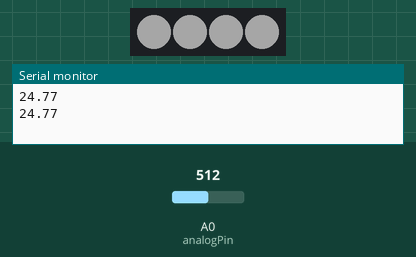
A sketch run on a simulated Arduino Uno, built with avr-gcc and run on an emulated ATmega328P. Parts: 4 RGB LEDs in strip order, left to right, the last lines printed to the serial monitor. The inputs (shaded band) are chosen by the test bench; at power-on: A0 (analogPin) = 512. Dim RGB values are drawn brighter than linear.

Above: at 2.2 s.
2.3 s: A0 (analogPin) set to 248
4.2 s: A0 (analogPin) set to 235
At 6.1 s:
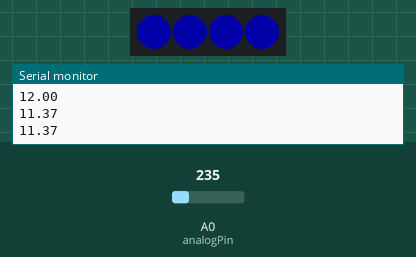
6.5 s: A0 (analogPin) set to 122
At 7.7 s:
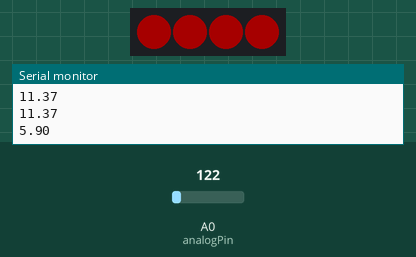
8.5 s: A0 (analogPin) set to 195
10.2 s: A0 (analogPin) set to 207
At 12.0 s:
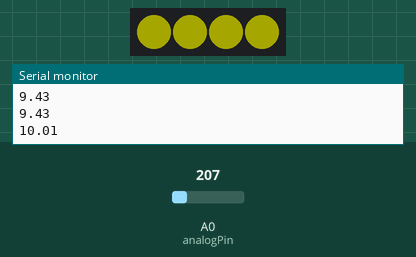
12.5 s: A0 (analogPin) set to 306
At 13.6 s:
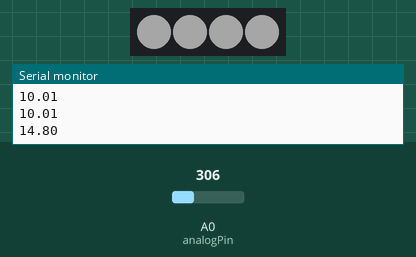
Timing chart, 0 to 15.5 s (numbered marks = the images above; inputs shaded):
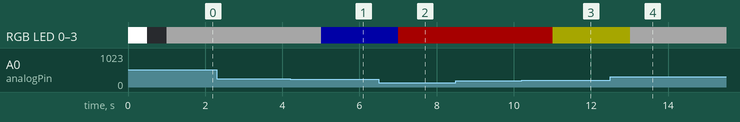

Measured:
- the behaviour switches between 236 and 235 on A0 (analogPin) (found by bisection; images 0 and 1)
- the behaviour switches between 206 and 207 on A0 (analogPin) (found by bisection; images 2 and 3)
- after the input at 4.2 s, RGB LED 0–3: RGB(40, 40, 40) → RGB(0, 0, 40) after 0.81 s
- after the input at 6.5 s, RGB LED 0–3: RGB(0, 0, 40) → RGB(40, 0, 0) after 0.51 s
- after the input at 10.2 s, RGB LED 0–3: RGB(40, 0, 0) → RGB(40, 40, 0) after 0.81 s
- after the input at 12.5 s, RGB LED 0–3: RGB(40, 40, 0) → RGB(40, 40, 40) after 0.52 s

The sketch:

voltage.ino
```cpp
#include <FastLED.h>

const int analogPin = A0;  // Analog pin for reading voltage
const int numLeds = 4;     // Number of LEDs in the strip
const int ledPin = 6;      // Data pin for WS2812B LED strip
CRGB leds[numLeds];

void setup() {
  Serial.begin(115200);
  pinMode(ledPin, OUTPUT);

  // Initialize FastLED with the correct type and number of LEDs
  FastLED.addLeds<WS2812B, ledPin, GRB>(leds, numLeds);

  // Test LED strip by turning all LEDs on and off
  fill_solid(leds, numLeds, CRGB::White);
  FastLED.show();
  delay(500);
  fill_solid(leds, numLeds, CRGB::Black);
  FastLED.show();
  delay(500);
}

void loop() {
  // read the input on analog pin 0:
  int sensorValue = analogRead(analogPin);

  // Convert the analog reading (which goes from 0 - 1023) to a voltage (9.6V - 11.4V):
  float voltage = sensorValue * (5.0 / 1200.0) * 11.03 / 0.95;

  // print out the value you read:
  Serial.println(voltage);

  // Map voltage to LED brightness
  // int brightness = map(sensorValue, 0, 1023, 0, 255);
  int brightness=40;
  // Set LED brightness and color based on voltage
  if (voltage <= 10) {
    fill_solid(leds, numLeds, CRGB::Red);
  } else if (voltage <= 10.325) {
    fill_solid(leds, numLeds, CRGB::Yellow);
  } else if (voltage <= 10.85) {
    fill_solid(leds, numLeds, CRGB::Green);
  } else if (voltage <= 11.375) {
    fill_solid(leds, numLeds, CRGB::Blue);
  } else {
    fill_solid(leds, numLeds, CRGB::White);
  }

  // Set LED brightness
  FastLED.setBrightness(brightness);

  // Show the LED strip
  FastLED.show();

  // Wait for a moment
  delay(1000);
}
```
